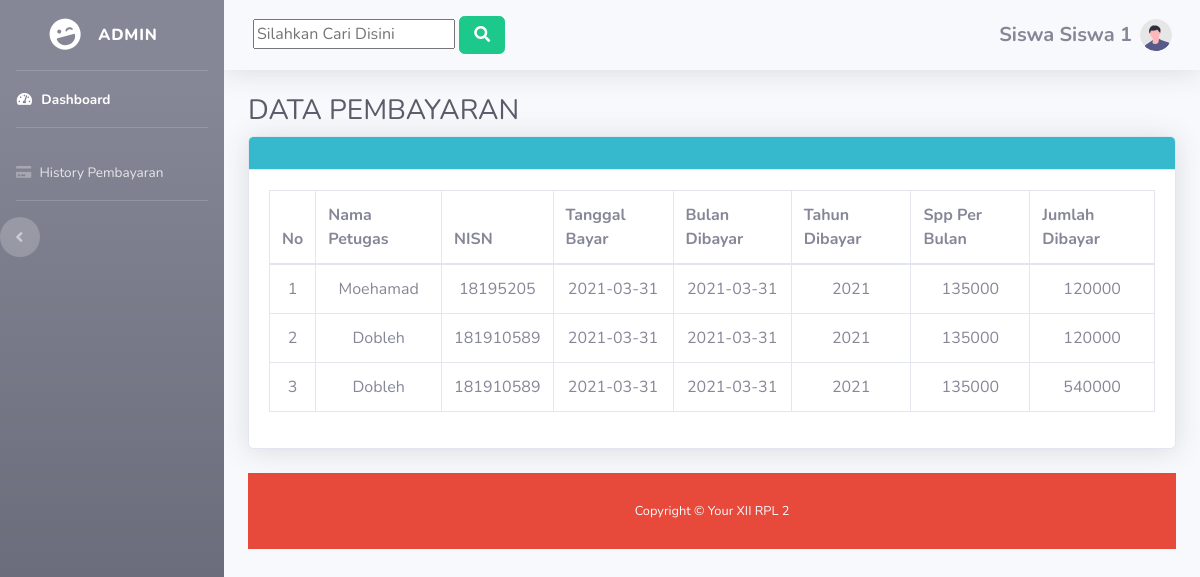
The page /dashboardsiswa.php on the database its author committed.
### tables this page shows
CREATE TABLE `pembayaran` (
  `id_pembayaran` int(11) NOT NULL,
  `id_petugas` int(11) NOT NULL,
  `nisn` varchar(11) NOT NULL,
  `tgl_bayar` date NOT NULL,
  `bulan_dibayar` varchar(11) NOT NULL,
  `tahun_dibayar` year(4) NOT NULL,
  `id_spp` int(11) NOT NULL,
  `jumlah bayar` int(11) NOT NULL
);

CREATE TABLE `petugas` (
  `id_petugas` int(11) NOT NULL,
  `username` varchar(30) NOT NULL,
  `password` varchar(35) NOT NULL,
  `nama_petugas` varchar(35) NOT NULL,
  `level` enum('admin','petugas') NOT NULL
);

CREATE TABLE `spp` (
  `id_spp` int(11) NOT NULL,
  `tahun` int(11) NOT NULL,
  `nominal` int(11) NOT NULL
);

### dashboardsiswa.php (called while the page is built, shortened)
 <?php
  include ('tampilan/header.php');
  include ('tampilan/halaman.php');
  include ('tampilan/footer.php');
?>

### tampilan/halaman.php (the view, shortened to what this page needs)
<body id="page-top">
    <div id="wrapper">
        <ul class="navbar-nav bg-gradient-secondary sidebar sidebar-dark accordion" id="accordionSidebar">
            <a class="sidebar-brand d-flex align-items-center justify-content-center" href="index.html">
                <div class="sidebar-brand-icon rotate-n-15">
                    <i class="fas fa-laugh-wink"></i>
                </div>
                <div class="sidebar-brand-text mx-3">Admin <sup></sup></div>
            </a>
            <hr class="sidebar-divider my-0">
            <li class="nav-item active">
                <a class="nav-link">
                    <i class="fas fa-fw fa-tachometer-alt"></i>
                    <span>Dashboard</span></a>
            </li>
            <hr class="sidebar-divider">
            <li class="nav-item">
                <a class="nav-link" href="dashboardsiswa.php">
                    <i class="fas fa-credit-card"></i>
                    <span>History Pembayaran</span></a>
            <hr class="sidebar-divider d-none d-md-block">
            <div class="text-center d-none d-md-inline">
                <button class="rounded-circle border-0" id="sidebarToggle"></button>
            </div>
        </ul>
        <div id="content-wrapper" class="d-flex flex-column">
            <div id="content">
                <nav class="navbar navbar-expand navbar-success bg-green topbar mb-4 static-top shadow">
                    <form action="<?php echo $_SERVER["PHP_SELF"];?>" method="post" class="btn btn-link">
                           <?php
                        $kata_kunci="";
                        ?>
                   <input class="text-dark" type="text" name="kata_kunci" value="<?php echo $kata_kunci;?>" placeholder="Silahkan Cari Disini" required/>
                  <button class="btn btn-success" type="submit"><i class="fas fa-search fa-fw"></i></button>
                </form>
                    <ul class="navbar-nav ml-auto">
                        <li class="nav-item dropdown no-arrow d-sm-none">
                        <li class="nav-item dropdown no-arrow">
                            <a class="nav-link dropdown-toggle" href="#" id="userDropdown" role="button"
                                data-toggle="dropdown" aria-haspopup="true" aria-expanded="false">
                                <span class="mr-2 d-none d-lg-inline text-gray-600 small">
                                <p align="center"><h5 align="center"> <b>Siswa</b> <b>Siswa 1</h5></b></p></span>
                                <img class="img-profile rounded-circle"
                                    src="img/undraw_profile.svg">
                            </a>
                        </li>
                    </ul>
                </nav>
                <div class="container-fluid">
                    <h1 class="h3 mb-2 text-gray-800">DATA PEMBAYARAN</h1>
                    <div class="card shadow mb-4">
                        <div class="card-header py-3 bg-info">
                        </div>
                        <div class="card-body">
                            <div class="table-responsive">
                                <table class="table table-bordered" id="dataTable" width="100%" cellspacing="0">
                                    <thead>
                                        <tr>
                                         <th>No</th>
                                          <th>Nama Petugas</th>
                                          <th>NISN</th>
                                          <th>Tanggal Bayar</th>
                                          <th>Bulan Dibayar</th>
                                          <th>Tahun Dibayar</th>
                                          <th>Spp Per Bulan</th>
                                          <th>Jumlah Dibayar</th>
                                        </tr>
                                    </thead>
                                    <tbody>
                                        <?php
                            if (isset($_POST['kata_kunci'])) {
                                $kata_kunci=trim($_POST['kata_kunci']);
                                $query="select * from pembayaran,petugas,spp where pembayaran.id_petugas=petugas.id_petugas and pembayaran.id_spp=spp.id_spp and pembayaran.nisn like '%".$kata_kunci."%' order by bulan_dibayar asc";
                            }else {
                            $query="select * from pembayaran,petugas,spp where pembayaran.id_petugas=petugas.id_petugas and pembayaran.id_spp=spp.id_spp order by id_pembayaran asc";
                            }
                          $result = mysqli_query($koneksi, $query);
                          $no = 1;
                          while($row = mysqli_fetch_assoc($result))
                          {
                          ?>
                         <tr class="text-center">
                            <td><?php echo $no; ?></td>
                            <td><?php echo $row['nama_petugas']; ?></td>
                            <td><?php echo $row['nisn']; ?></td>
                            <td><?php echo $row['tgl_bayar']; ?></td>
                            <td><?php echo $row['bulan_dibayar']; ?></td>
                            <td><?php echo $row['tahun_dibayar']; ?></td>
                            <td><?php echo substr($row['nominal'], 0, 20); ?></td>
                            <td><?php echo $row['jumlah bayar']; ?></td>
                                            </tr>
                                            <?php
                                              $no++;
                                            }
                                            ?>
                                    </tbody>
                                </table>
                            </div>
                        </div>
                    </div>
                    <tbody>

### tampilan/header.php (shortened to what this page needs)
<!DOCTYPE html>
<html lang="en">
<head>
    <link href="vendor/fontawesome-free/css/all.min.css" rel="stylesheet" type="text/css">
    <link href="css/sb-admin-2.min.css" rel="stylesheet">
</head>
<body>
</body>
</html>

### tampilan/footer.php (shortened to what this page needs)
        <footer class="sticky-footer bg-danger text-light">
            <div class="container my-auto">
                <div class="copyright text-center my-auto">
                    <span>Copyright &copy; Your XII RPL 2</span>
                </div>
            </div>
        </footer>
    </div>
</div>

### rows shown on the page
pembayaran: id_petugas.nama_petugas "Moehamad", nisn "18195205", tgl_bayar "2021-03-31", bulan_dibayar "2021-03-31", tahun_dibayar "2021", id_spp.nominal "135000", jumlah bayar "120000"
pembayaran: id_petugas.nama_petugas "Dobleh", nisn "181910589", tgl_bayar "2021-03-31", bulan_dibayar "2021-03-31", tahun_dibayar "2021", id_spp.nominal "135000", jumlah bayar "120000"
pembayaran: id_petugas.nama_petugas "Dobleh", nisn "181910589", tgl_bayar "2021-03-31", bulan_dibayar "2021-03-31", tahun_dibayar "2021", id_spp.nominal "135000", jumlah bayar "540000"
